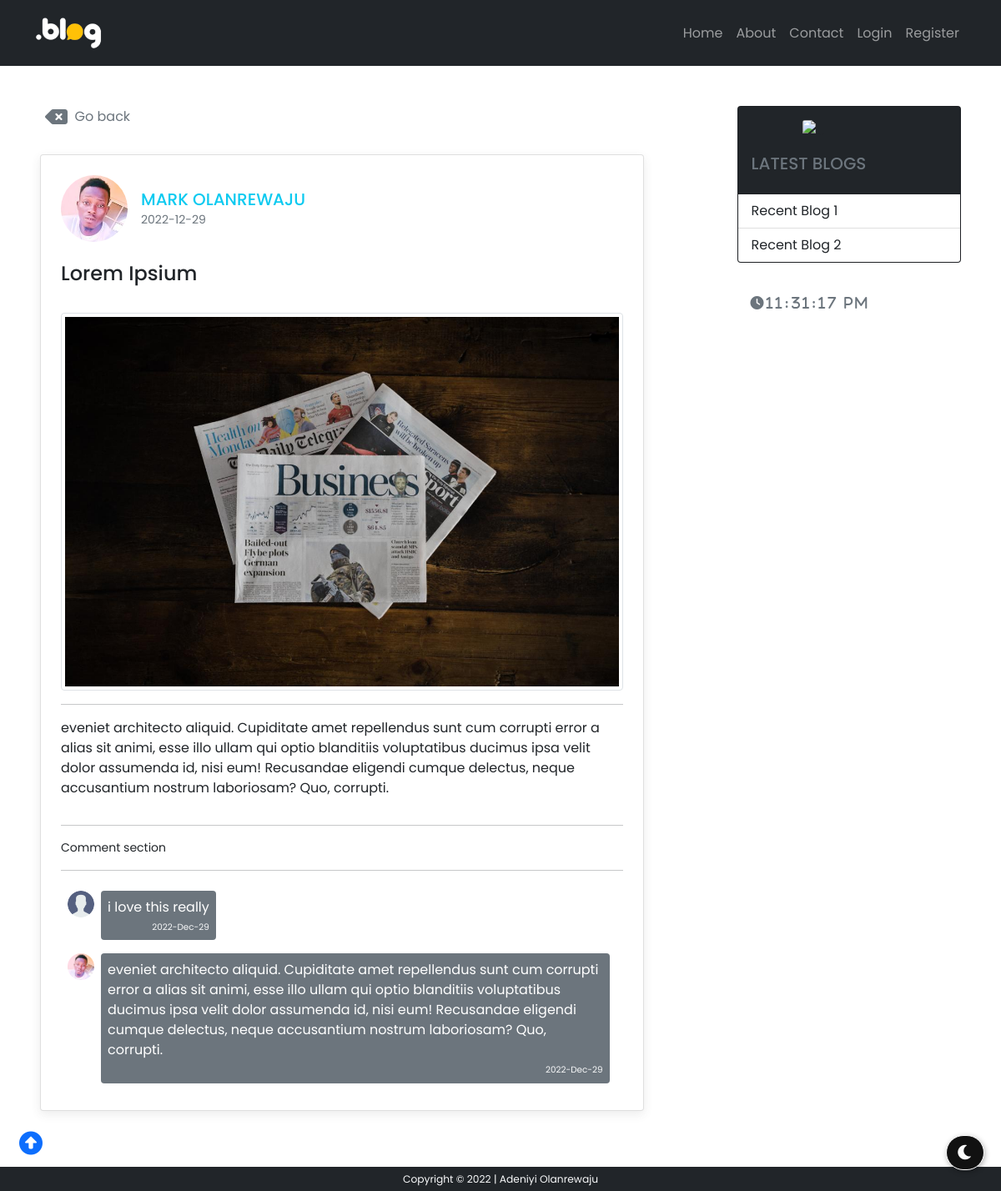
The page /display/1 on the database its author committed.
### models/usermodel.py (models this page shows, shortened)
class User(db.Model, UserMixin):
    id = db.Column(db.Integer, primary_key=True)
    first_name = db.Column(db.String(50), nullable=False)
    last_name = db.Column(db.String(50), nullable=False)
    username = db.Column(db.String(20), unique=True, nullable=False)
    email = db.Column(db.String(70), unique=True, nullable=False)
    photo = db.Column(db.String(100), nullable=False, default='user.png')
    password = db.Column(db.String(60), nullable=False)
    posts = db.relationship('Post', backref='author', lazy=True, cascade='delete', foreign_keys='Post.user_id')
    send_dm = db.relationship('DmModel', backref='owner', lazy=True, foreign_keys='DmModel.user_1')
    pst_cmt = db.relationship('CommentModel', backref='who', lazy=True, foreign_keys='CommentModel.commenter')

### models/postmodel.py (models this page shows, shortened)
class Post(db.Model, UserMixin):
    id = db.Column(db.Integer, primary_key=True)
    title = db.Column(db.String(100), nullable=False)
    date_posted = db.Column(db.DateTime, nullable=False, default=datetime.now)
    photo = db.Column(db.String(100), nullable=False, default='')
    content = db.Column(db.Text, nullable=False)
    user_id = db.Column(db.Integer, db.ForeignKey('user.id'), nullable=False)
    comment = db.relationship('CommentModel', backref='comm', lazy=True, cascade='delete', foreign_keys='CommentModel.post_id')

### models/commentmodel.py (models this page shows, shortened)
class CommentModel(db.Model, UserMixin):
    id = db.Column(db.Integer, primary_key=True)
    comment = db.Column(db.String(1500), nullable=False)
    comment_date = db.Column(db.DateTime, nullable=False, default=datetime.now)
    post_id = db.Column(db.Integer, db.ForeignKey('post.id'), nullable=False)
    commenter = db.Column(db.Integer, db.ForeignKey('user.id'), nullable=False)

### routes/views.py (the view, shortened to what this page needs)
@view.route('/display/<int:blog_id>', methods=['GET', 'POST'])
def display_post(blog_id):
    form = CommentForm()
    post = Post.query.filter_by(id=blog_id).first()
    context = {
        'form': form,
        'post': post,
        'user': current_user
    }
    return render_template('display.html', **context)

### templates/display.html (shortened to what this page needs)
{% extends 'base.html' %} {% block head %}
<link rel="stylesheet" href="{{ url_for('static', filename='css/account.css') }}" />
{% endblock head %}
{% block content %}
<button class="d-flex text-muted mb-4" style="border: none;
background: none;
" onclick="history.back()"><i class="fa fas fa-backspace text-muted h4"></i>&nbsp; Go back</button>
<div class="card p-4 mb-5" style="
    box-shadow: rgba(70, 68, 68, 0.1) 0px 4px 12px;
  ">
  <div class="d-flex align-items-center">
    {% if post.author.photo %}
      <img class="rounded-circle article-img"
      style="width: 5rem;"
      src="{{ url_for('static', filename='images/profile/' + post.author.photo) }}">
      {% else %}
      <img
        style="width: 4rem"
        src="{{ url_for('static', filename='images/user.png') }}"
        alt=""
      />
      {% endif %}
    <div class="mx-3 d-flex flex-column">
      <a href="{{ url_for('view.profile', profile_id=post.author.id) }}" class="text-decoration-none text-secondary">
        <span class="h5 text-info">{{ post.author.first_name.upper() }} {{ post.author.last_name.upper()
          }}
        </span>
      </a>
      <small class="text-muted fw-normal">{{ post.date_posted.strftime('%Y-%m-%d') }}</small>
    </div>
  </div>
  <div class="d-flex align-items-center justify-content-between">
    <p class="h4 text-decoration-none text-dark card-title mt-4" style="width: fit-content">
      {{ post.title.title() }}
    </p>
  </div>
  {% if post.photo %}
  <div class="mt-4">
    <img class=" article-img img-thumbnail"
    src="{{ url_for('static', filename='images/post/' + post.photo) }}">
  </div>
  {% endif %}
  <hr />
  <p class="card-text">{{ post.content }}</p>
<hr>
<small>Comment section</small>
<hr class="mb-3">
<div>
  {% for each_comment in post.comment[::-1] %}
  <div class=" p-2 d-flex align-items-start">
    <a href="{{ url_for('view.profile', profile_id=each_comment.who.id) }}">
      <img src="{{ url_for('static', filename='images/profile/' + each_comment.who.photo) }}"
      class="rounded-circle"
      style="width: 2rem;"
      alt="">
    </a>
    <div class="d-flex flex-column">
      <span class="bg-secondary rounded p-2 mx-2 text-white">
        {{ each_comment.comment }}
      <br>
      <small class="d-flex justify-content-end text-light mt-1" style="font-size: .65rem;">
        {{ each_comment.comment_date.strftime('%Y-%h-%d') }}</small>
    </span>
  </div>
  </div>
  {% endfor %}
</div>
</div>
{% endblock content %}

### templates/base.html (shortened to what this page needs)
<!DOCTYPE html>
<html lang="en">
  <head>
    <link
      href="https://cdn.jsdelivr.net/npm/bootstrap@5.0.1/dist/css/bootstrap.min.css"
      rel="stylesheet"
    />
    <link
      rel="stylesheet"
      href="https://cdn.jsdelivr.net/npm/bootstrap-icons@1.3.0/font/bootstrap-icons.css"
    />
    <link
      href="https://cdnjs.cloudflare.com/ajax/libs/font-awesome/6.0.0/css/all.min.css"
      rel="stylesheet"
    />
    {% block head %}{% endblock head %}
    <link
      rel="stylesheet"
      href="{{ url_for('static', filename='css/style.css') }}"
    />
  </head>
  <body>
    <nav class="navbar navbar-expand-lg bg-dark navbar-dark py-3">
      <div class="container">
        <a href="{{ url_for('view.home') }}"
        class="navbar-brand"
          ><img
            src="{{ url_for('static', filename='images/blloogg.png') }}"
            alt=""
            style="width: 5rem"
        /></a>
        <div class="collapse navbar-collapse" id="navmenu">
          {% if current_user.is_authenticated %}
          <ul class="navbar-nav ms-auto">
            <li class="nav-item">
              <a href="{{ url_for('view.home') }}" class="nav-link">Home</a>
            </li>
            <li class="nav-item">
              <a
                href="{{ url_for('view.profile', profile_id=current_user.id) }}"
                class="nav-link"
                >Profile</a
              >
            </li>
            <li class="nav-item">
              <a href="{{ url_for('view.account') }}" class="nav-link">Post</a>
            </li>
            <li class="nav-item">
              <a href="{{ url_for('view.about') }}" class="nav-link">About</a>
            </li>
            <li class="nav-item">
              <a href="{{ url_for('view.contact') }}" class="nav-link">Contact</a>
            </li>
            <li class="nav-item">
              <a href="{{ url_for('auth.logout') }}" class="nav-link">Logout</a>
            </li>
            {% block link %}
            {% endblock link %}
          </ul>
          {% else %}
          <ul class="navbar-nav ms-auto">
            <li class="nav-item">
              <a href="{{ url_for('view.home') }}" class="nav-link">Home</a>
            </li>
            <li class="nav-item">
              <a href="{{ url_for('view.about') }}" class="nav-link">About</a>
            </li>
            <li class="nav-item">
              <a href="{{ url_for('view.contact') }}" class="nav-link">Contact</a>
            </li>
            <li class="nav-item">
              <a href="{{ url_for('auth.login') }}" class="nav-link">Login</a>
            </li>
            <li class="nav-item">
              <a href="{{ url_for('auth.register') }}" class="nav-link">Register</a>
            </li>
          </ul>
          {% endif %}
        </div>
      </div>
    </nav>
    <section class="  my-3 d-flex px-4 px-lg-5 mb-5">
      <div class="w-100 this" id="thiss">
         {% block content %}
        {% endblock content %}
      </div>
      <div class="d-xl-block d-lg-block d-none" style="width: 23rem;">
      <div
        class="card bg-dark"
        style=" height: fit-content;"
      >
        <div class="m-auto d-flex mt-3">
          <img
            src="{{ url_for('static', filename='images/owl.png') }}"
            class="card-img-top"
            style="margin: auto;
            width: 7rem;
            "
            alt="..."
          />
        </div>
        <div class="card-body">
          <h5 class="card-title text-muted">LATEST BLOGS</h5>
        </div>
        {% if current_user.is_authenticated %}
        <ul class="list-group list-group-flush">
          {% if current_user.posts[-1] %}
          <li class="list-group-item">
            {{ current_user.posts[-1].title.title() }}
          </li>
          {% else %}
          <li class="list-group-item">Unavailable</li>
          {% endif %}
          {% if current_user.posts[-2] %}
          <li class="list-group-item">
            {{ current_user.posts[-2].title.title() }}
          </li>
          {% else %}
          <li class="list-group-item">Unavailable</li>
          {% endif %}
        </ul>
        {% else %}
        <ul class="list-group list-group-flush">
          <li class="list-group-item">Recent Blog 1</li>
          <li class="list-group-item">Recent Blog 2</li>
        </ul>
        {% endif %}
      </div><br>
      <div id="MyClockDisplay" class="clock text-muted fa fa-clock p-3 w-100 fw-bold"
          style="letter-spacing: 3px;" onload="showTime()"></div>
    </div>
    </section>
    <i class="dntoggle fas fa-moon"></i>
    <a href="#top" class="up"><i class="fa fas fa-arrow-alt-circle-up"></i></a>
    <footer class="fixed-bottom text-center bg-dark text-light py-1 small"
    style="z-index: 0;"
    >
    </footer>
  </body>
</html>

### static/css/style.css (style rules this page uses)
* { font-family: "Poppins", sans-serif; }
div.this { padding-right: 7rem; width: fit-content; }
body { background: rgba(255, 255, 255, 0.199); }
.dntoggle { font-size: 20px; border-radius: 100px; background-color: #111111; padding: 10px; color:#fcfcfc; box-shadow: 1px 2px 6px rgba(0,0,0,.3); cursor: pointer; position: fixed; bottom:25px; right: 20px; z-index: 99; border: 1px solid white; }
.fas.fa-moon:before { padding:0 2px; }
.up { font-size: 28px; padding: 15px; cursor: pointer; position: fixed; bottom:20px; left: 8px; }

### rows shown on the page
User: photo (picture), author.first_name "MARK", author.last_name "OLANREWAJU"
Post: date_posted "2022-12-29", title "Lorem Ipsium", photo (picture), content "eveniet architecto aliquid. Cupiditate amet repellendus sunt cum corrupti error a alias sit animi, esse illo ullam qui optio blanditiis voluptatibus ducimus ipsa velit dolor assumenda id, nisi eum! Recusandae eligendi cumque delectus, neque accusantium nostrum laboriosam? Quo, corrupti."
CommentModel: photo (placeholder picture), comment "i love this really", comment_date "2022-Dec-29"
CommentModel: photo (picture), comment "eveniet architecto aliquid. Cupiditate amet repellendus sunt cum corrupti error a alias sit animi, esse illo ullam qui optio blanditiis voluptatibus ducimus ipsa velit dolor assumenda id, nisi eum! Recusandae eligendi cumque delectus, neque accusantium nostrum laboriosam? Quo, corrupti.", comment_date "2022-Dec-29"
